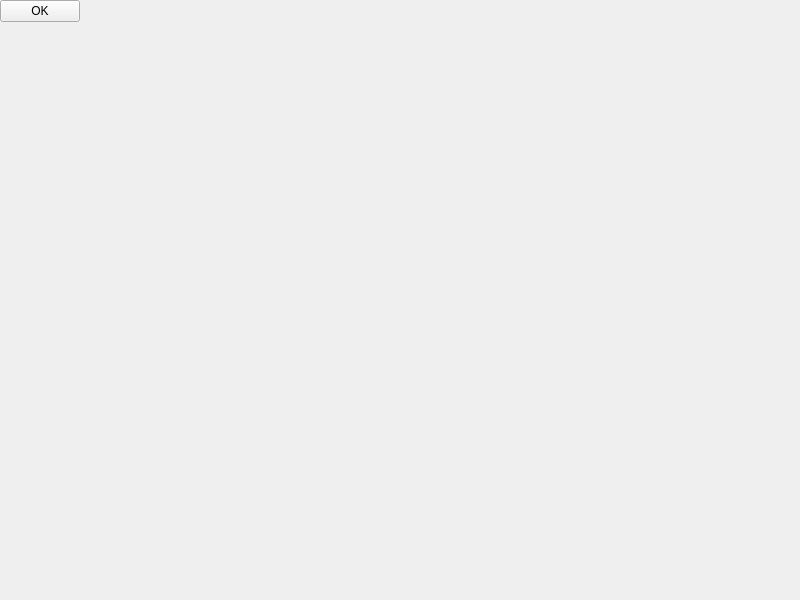
<?xml version="1.0" encoding="UTF-8"?>
<ui version="4.0">
    <class>MainWindow</class>
    <widget class="QMainWindow" name="MainWindow">
        <property name="geometry">
            <rect>
                <x>0</x>
                <y>0</y>
                <width>800</width>
                <height>600</height>
            </rect>
        </property>
        <property name="windowTitle">
            <string>MainWindow</string>
        </property>
        <property name="styleSheet">
            <string notr="true">QMainWindow {
                background-color: qlineargradient(spread:pad, x1:0, y1:0, x2:1, y2:1, stop:0 rgba(255, 0, 0, 255),
                stop:0.495 rgba(255, 255, 0, 255), stop:0.505 rgba(0, 255, 0, 255), stop:1 rgba(0, 0, 255, 255));
                }
            </string>
        </property>
        <widget class="QWidget" name="centralwidget">
            <widget class="QPushButton" name="okButton">
                <property name="text">
                    <string>OK</string>
                </property>
            </widget>
        </widget>
    </widget>
    <resources/>
    <connections>

    </connections>
</ui>
